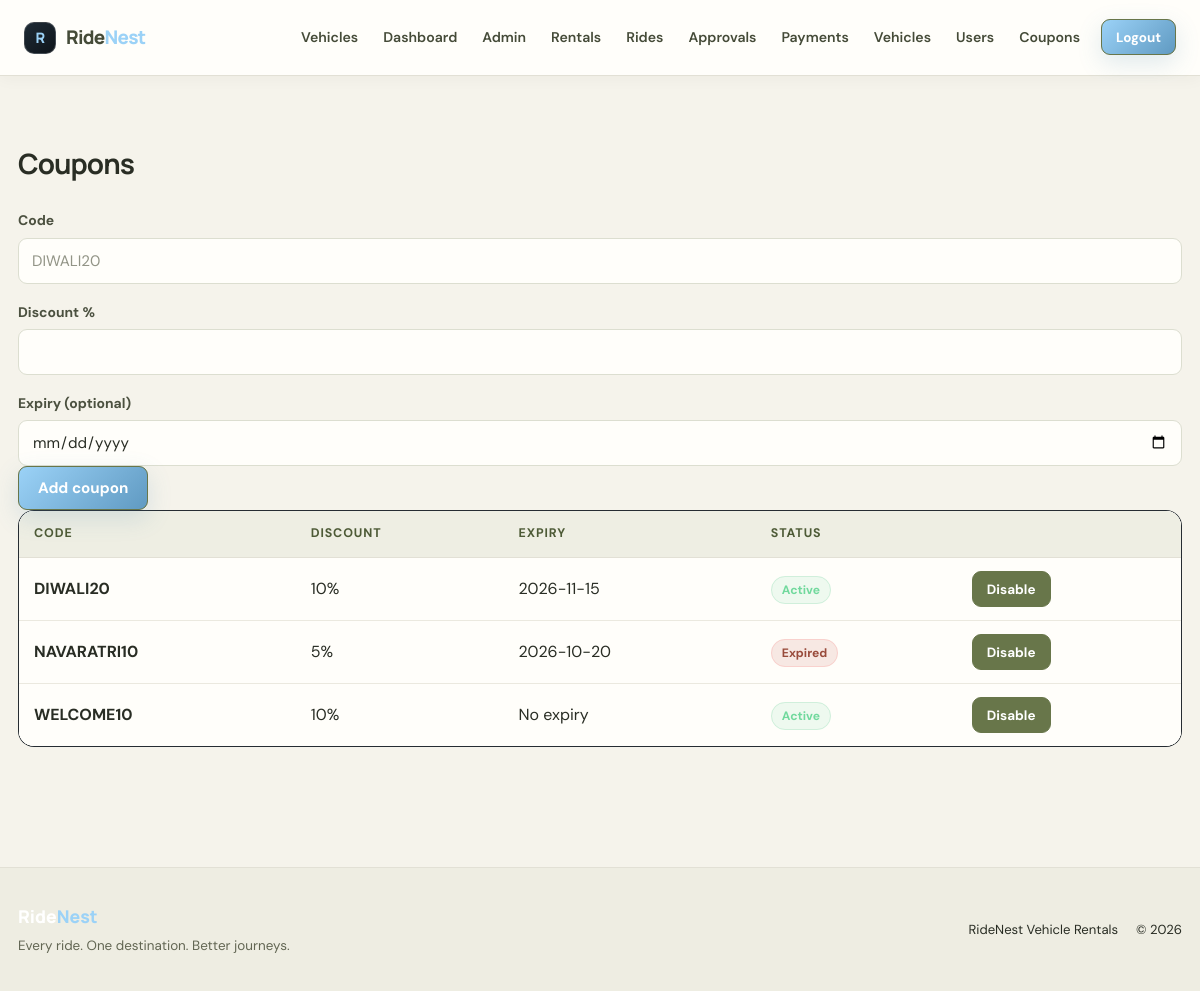
The page /admin/coupons (signed in) on the database its author committed.
### tables this page shows
CREATE TABLE coupons (
    id INTEGER PRIMARY KEY AUTOINCREMENT,
    code TEXT NOT NULL UNIQUE,
    percent INTEGER NOT NULL,
    active INTEGER DEFAULT 1,
    expiry TEXT
);

### app.py (the view, shortened to what this page needs)
@app.route("/admin/coupons", methods=["GET", "POST"])
def admin_coupons():
    if session.get("role") != "admin":
        flash("This page is available to administrators only.", "error")
        return redirect("/login")
    con = sqlite3.connect("database.db")
    con.row_factory = sqlite3.Row
    coupons = con.execute("SELECT * FROM coupons ORDER BY id DESC").fetchall()
    con.close()
    return render_template("admin_coupons.html", coupons=coupons, today=datetime.now().strftime("%Y-%m-%d"))

### app.py (called while the page is built)
@app.before_request
def expire_unpaid_bookings():
    if request.endpoint == "static":
        return
    con = sqlite3.connect("database.db")
    con.execute("""
        UPDATE bookings SET status = 'Cancelled'
        WHERE status = 'Pending' AND payment_status = 'Unpaid' AND approval_status != 'Waiting'
        AND created_at <= datetime('now', ?)
    """, ("-" + str(PAY_WINDOW_MIN) + " minutes",))
    con.execute("""UPDATE bookings SET status = 'Cancelled', approval_status = 'Rejected'
                   WHERE status = 'Pending' AND approval_status = 'Waiting' AND created_at <= datetime('now', '-24 hours')""")
    con.commit()
    con.close()

### templates/admin_coupons.html (shortened to what this page needs)
{% extends "base.html" %}
{% block content %}
<h2>Coupons</h2>
<form method="POST" class="inline-form">
    <div><label>Code</label><input type="text" name="code" maxlength="15" placeholder="DIWALI20" required></div>
    <div><label>Discount %</label><input type="number" name="percent" min="1" max="90" required></div>
    <div><label>Expiry (optional)</label><input type="date" name="expiry"></div>
    <button class="btn" type="submit">Add coupon</button>
</form>
<div class="table-wrap"><table>
    <tr><th>Code</th><th>Discount</th><th>Expiry</th><th>Status</th><th></th></tr>
    {% for c in coupons %}
    <tr>
        <td><strong>{{ c.code }}</strong></td>
        <td>{{ c.percent }}%</td>
        <td>{{ c.expiry or 'No expiry' }}</td>
        <td>{% if not c.active %}<span class="badge status-cancelled">Disabled</span>
            {% elif c.expiry and c.expiry < today %}<span class="badge status-cancelled">Expired</span>
            {% else %}<span class="badge green">Active</span>{% endif %}</td>
        <td><form method="POST" action="/admin/coupons/{{ c.id }}/toggle"><button class="btn btn-small btn-outline" type="submit">{% if c.active %}Disable{% else %}Enable{% endif %}</button></form></td>
    </tr>
    {% endfor %}
</table></div>
{% endblock %}

### rows shown on the page
coupons: code "DIWALI20", percent "10", expiry "2026-11-15", active "Active"
coupons: code "NAVARATRI10", percent "5", expiry "2026-10-20", active "Expired"
coupons: code "WELCOME10", percent "10", expiry "No expiry", active "Active"
